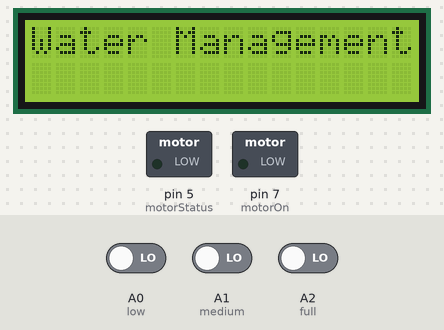
The sketch below on a simulated Arduino Uno, built with avr-gcc and run on an emulated ATmega328P. Parts: 16×2 character LCD, switched loads named in the sketch (green lamp = pin HIGH). The inputs (shaded band) are chosen by the test bench; at power-on: A0 (low) LOW, A1 (medium) LOW, A2 (full) LOW. The modem accepts every AT command (registered, SIM ready, sends succeed) and sends nothing else; what the sketch prints to the serial monitor is not drawn.

Above: at 1.2 s.
1.3 s: A0 (low) driven HIGH
At 2.2 s:
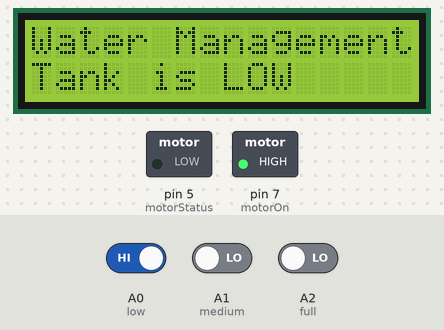
2.8 s: A1 (medium) driven HIGH
At 4.0 s:
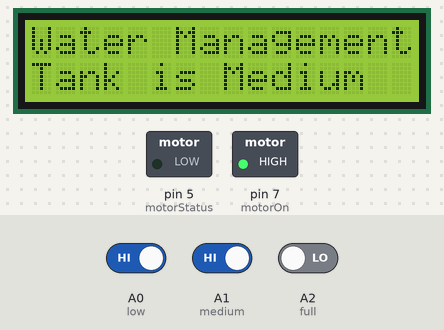
4.3 s: A2 (full) driven HIGH
At 5.2 s:
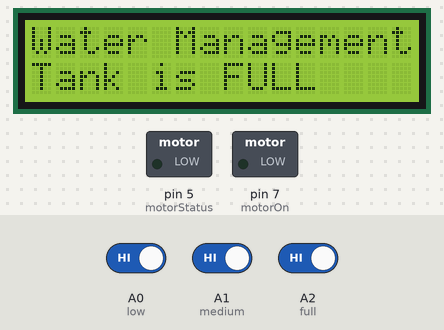
5.8 s: A2 (full) driven LOW
At 6.4 s:
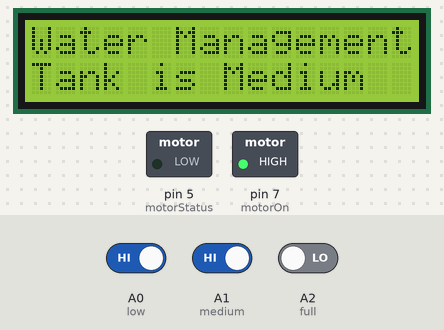
8.8 s: A1 (medium) driven LOW
At 9.5 s:
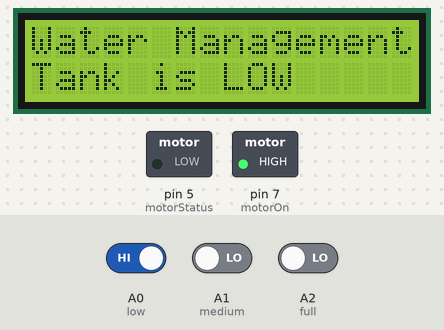
11.8 s: A1 (medium) driven HIGH and A2 (full) driven HIGH
At 13.1 s:
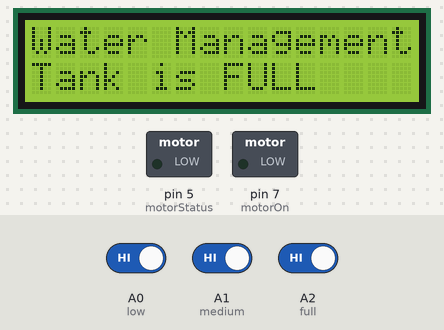
Timing chart, 0 to 14.8 s (numbered marks = the images above; inputs shaded):
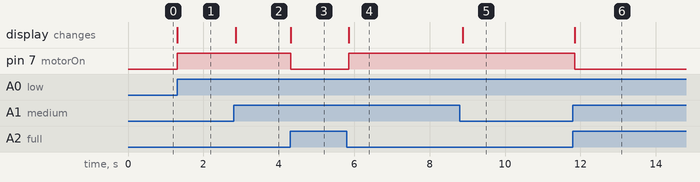

Measured:
- after the input at 1.3 s, pin 7 (motorOn): LOW → HIGH at once; the display: changes at once (image 1)
- after the input at 2.8 s, the display: changes after 0.05 s (image 2)
- after the input at 4.3 s, pin 7 (motorOn): HIGH → LOW at once; the display: changes at once (image 3)
- after the input at 5.8 s, pin 7 (motorOn): LOW → HIGH after 0.05 s; the display: changes after 0.05 s (image 4)
- after the input at 8.8 s, the display: changes after 0.08 s (image 5)
- after the input at 11.8 s, pin 7 (motorOn): HIGH → LOW at once; the display: changes after 0.05 s (image 6)

The sketch:

water_level_new.ino
```cpp
#include <LiquidCrystal.h>
#include <SoftwareSerial.h>
#include <Arduino.h>
#include<Wire.h>

const int rs = 3, en = 2, d4 = 11, d5 = 10, d6 = 9, d7 = 8;

LiquidCrystal lcd(rs, en, d4, d5, d6, d7);

//GSM Module initialisation
SoftwareSerial SIM900(1, 6); //TX RX

int low = A0;
int medium = A1;
int full = A2;
int motorOn = 7;
int motorStatus = 5;

void setup() {

SIM900.begin(9600);
Serial.begin(9600);
lcd.begin(16, 2);

pinMode(low, INPUT);
pinMode(medium, INPUT);
pinMode(full, INPUT);
pinMode(motorOn,OUTPUT);
pinMode(motorStatus, OUTPUT);
}

void loop() {
lcd.setCursor(0, 0);
lcd.write("Water Management");

//Reading The input from the pins
int l = digitalRead(low);
int m = digitalRead(medium);
int f = digitalRead(full);
int mStatus = digitalRead(motorOn);

if(l == 1 && m == 1 && f == 1 ){

  digitalWrite(motorOn, LOW);
  lcd.setCursor(0,1);
  lcd.print("Tank is FULL  ");
  SIM900.print("AT+CMGF=1\r");
  SIM900.println("AT + CMGS = \"+263784600988\"");// recipient's mobile number
  Serial.println("AT + CMGS = \"+263784600988\"");// recipient's mobile number
  Serial.println("The tank is at Full Capacity");// recipient's mobile number
  Serial.println("The Motor is OFF");
  Serial.println("   ");
}

else if(l == 1 && m == 1 && f == 0 ){

  digitalWrite(motorOn, HIGH);
  lcd.setCursor(0,1);
  lcd.print("Tank is Medium");
  SIM900.print("AT+CMGF=1\r");
  SIM900.println("AT + CMGS = \"+263784600988\"");// recipient's mobile number
  Serial.println("AT + CMGS = \"+263784600988\"");// recipient's mobile number
  Serial.println("The tank is at Medium Capacity");// recipient's mobile number
  Serial.println("The Motor is ON");
  Serial.println("   ");

}

else if( l == 1 && m == 0 && f == 0){

  digitalWrite(motorOn, HIGH);
  lcd.setCursor(0,1);
  lcd.print("Tank is LOW   ");

  SIM900.print("AT+CMGF=1\r");
  SIM900.println("AT + CMGS = \"+263784600988\"");// recipient's mobile number
  Serial.println("AT + CMGS = \"+263784600988\"");// recipient's mobile number
  Serial.println("The tank is at Minimum Capacity");// recipient's mobile number
  Serial.println("The Motor is ON");
  Serial.println("   ");
}


}
```
